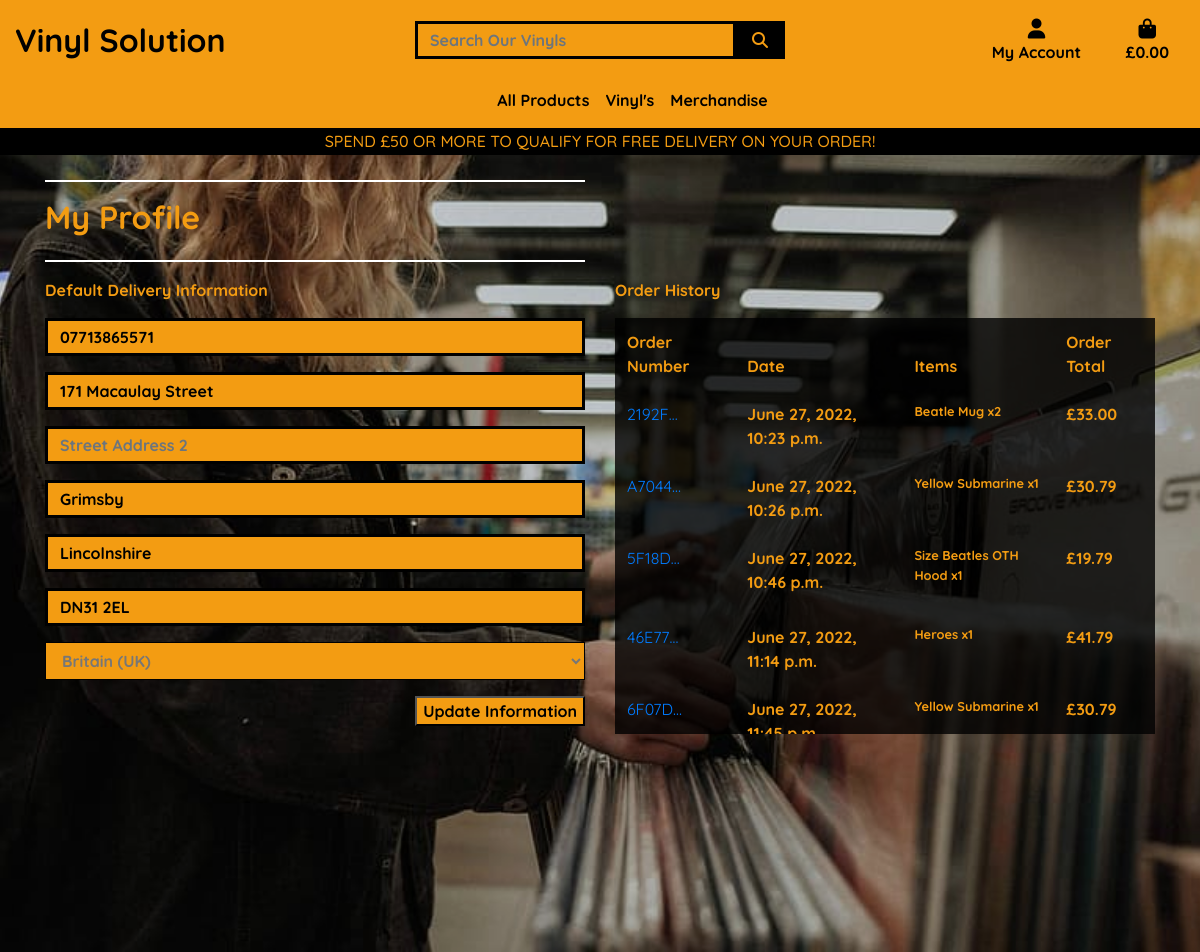
Screenshot of /profile/ (signed in) with the database file from the repository.
### profiles/models.py (models this page shows, shortened)
class UserProfile(models.Model):
    user = models.OneToOneField(User, on_delete=models.CASCADE)
    default_phone_number = models.CharField(max_length=20, null=True, blank=True)
    default_street_address1 = models.CharField(max_length=80, null=True, blank=True)
    default_street_address2 = models.CharField(max_length=80, null=True, blank=True)
    default_town_or_city = models.CharField(max_length=40, null=True, blank=True)
    default_county = models.CharField(max_length=80, null=True, blank=True)
    default_postcode = models.CharField(max_length=20, null=True, blank=True)
    default_country = CountryField(blank_label='Country', null=True, blank=True)

### checkout/models.py (models this page shows, shortened)
class Order(models.Model):
    order_number = models.CharField(max_length=32, null=False, editable=False)
    user_profile = models.ForeignKey(UserProfile, on_delete=models.SET_NULL,
                                     null=True, blank=True, related_name='orders')
    full_name = models.CharField(max_length=50, null=False, blank=False)
    email = models.EmailField(max_length=254, null=False, blank=False)
    phone_number = models.CharField(max_length=20, null=False, blank=False)
    country = CountryField(blank_label='Country *', null=False, blank=False)
    postcode = models.CharField(max_length=20, null=True, blank=True)
    town_or_city = models.CharField(max_length=40, null=False, blank=False)
    street_address1 = models.CharField(max_length=80, null=False, blank=False)
    street_address2 = models.CharField(max_length=80, null=True, blank=True)
    county = models.CharField(max_length=80, null=True, blank=True)
    date = models.DateTimeField(auto_now_add=True)
    delivery_cost = models.DecimalField(max_digits=6, decimal_places=2, null=False, default=0)
    order_total = models.DecimalField(max_digits=10, decimal_places=2, null=False, default=0)
    grand_total = models.DecimalField(max_digits=10, decimal_places=2, null=False, default=0)
    original_bag = models.TextField(null=False, blank=False, default='')
    stripe_pid = models.CharField(max_length=254, null=False, blank=False, default='')

class OrderLineItem(models.Model):
    order = models.ForeignKey(Order, null=False, blank=False,
                              on_delete=models.CASCADE, related_name='lineitems')
    product = models.ForeignKey(Product, null=False, blank=False,
                                on_delete=models.CASCADE)
    product_size = models.CharField(max_length=3, null=True, blank=True)
    quantity = models.IntegerField(null=False, blank=False, default=0)
    lineitem_total = models.DecimalField(max_digits=6, decimal_places=2,
                                         null=False, blank=False, editable=False)

### products/models.py (models this page shows, shortened)
class Product(models.Model):
    category = models.ForeignKey('Category', null=True, blank=True, on_delete=models.SET_NULL)
    sku = models.CharField(max_length=255, null=True, blank=True)
    name = models.CharField(max_length=255)
    description = models.TextField()
    has_sizes = models.BooleanField(default=False, null=True, blank=True)
    price = models.DecimalField(max_digits=6, decimal_places=2)
    image_url = models.URLField(max_length=1024, null=True, blank=True)
    image = models.ImageField(null=True, blank=True)

### profiles/views.py (the view)
# urls.py: path('', views.profile, name='profile'),
def profile(request):
    profile = get_object_or_404(UserProfile, user=request.user)
    if request.method == 'POST':
        form = UserProfileForm(request.POST, instance=profile)
        if form.is_valid():
            form.save()
            messages.success(request, 'Profile updated successfully')
    form = UserProfileForm(instance=profile)
    orders = profile.orders.all()
    template = 'profiles/profile.html'
    context = {
        'form': form,
        'orders': orders,
        'on_profile_page': True
    }
    return render(request, template, context)

### profiles/forms.py
class UserProfileForm(forms.ModelForm):
    class Meta:
        model = UserProfile
        exclude = ('user',)
    def __init__(self, *args, **kwargs):
        super().__init__(*args, **kwargs)
        placeholders = {
            'default_phone_number': 'Phone Number',
            'default_country': 'Country',
            'default_postcode': 'Postal Code',
            'default_town_or_city': 'Town or City',
            'default_street_address1': 'Street Address 1',
            'default_street_address2': 'Street Address 2',
            'default_county': 'County',
        }
        self.fields['default_phone_number'].widget.attrs['autofocus'] = True
        for field in self.fields:
            if field != 'default_country':
                if self.fields[field].required:
                    placeholder = f'{placeholders[field]} *'
                else:
                    placeholder = placeholders[field]
                self.fields[field].widget.attrs['placeholder'] = placeholder
            self.fields[field].widget.attrs['class'] = 'border-black rounded-0 profile-form-input'
            self.fields[field].label = False

### bag/contexts.py (called while the page is built, shortened)
def bag_contents(request):
    bag_items = []
    total = 0
    product_count = 0
    bag = request.session.get('bag', {})
    if total < settings.FREE_DELIVERY_THRESHOLD:
        delivery = total * Decimal(settings.STANDARD_DELIVERY_PERCENTAGE / 100)
        free_delivery_delta = settings.FREE_DELIVERY_THRESHOLD - total
    else:
        delivery = 0
        free_delivery_delta = 0
    grand_total = delivery + total
    context = {
        'bag_items': bag_items,
        'total': total,
        'product_count': product_count,
        'delivery': delivery,
        'free_delivery_delta': free_delivery_delta,
        'free_delivery_threshold': settings.FREE_DELIVERY_THRESHOLD,
        'grand_total': grand_total,
    }
    return context

### profiles/templates/profiles/profile.html (shortened to what this page needs)
{% extends "base.html" %}
{% load static %}
{% block extra_css %}
    <link rel="stylesheet" href="{% static 'profiles/css/profile.css' %}">
{% endblock %}
{% block page_header %}
    <div class="container header-container">
    </div>
{% endblock %}
{% block content %}
    <div class="overlay"></div>
    <div class="container">
        <div class="row">
            <div class="col-12 col-lg-6">
                <hr class="break">
                <h2 class="profile-header mb-4">My Profile</h2>
                <hr class="break">
            </div>
        </div>
        <div class="row">
            <div class="col-12 col-lg-6">
                <p class="payment-text font-weight-bold">Default Delivery Information</p>
                <form class="mt-3 font-weight-bold" method="POST" action="{% url 'profile' %}" id="profile-update-form">
                    {{ form|crispy }}
                    <button class="profile-button rounded-0 float-right font-weight-bold">Update Information</button>
                </form>
            </div>
            <div class="col-12 col-lg-6 payemnt-info">
                <p class="payment-text font-weight-bold">Order History</p>
                <div class="order-history table-responsive">
                    <table class="table tabe-sm table-borderless">
                        <thead>
                            <tr>
                                <th class="payment-text">Order Number</th>
                                <th class="payment-text">Date</th>
                                <th class="payment-text">Items</th>
                                <th class="payment-text">Order Total</th>
                            </tr>
                        </thead>
                        <tbody>
                            {% for order in orders %}
                            <tr>
                                <td>
                                    <a href="{% url 'order_history' order.order_number %}"
                                    title="{{ order.order_number }}">
                                        {{ order.order_number|truncatechars:6 }}</a>
                                </td>
                                <td class="payment-text">{{ order.date }}</td>
                                <td>
                                    <ul class="list-unstyled">
                                        {% for item in order.lineitems.all %}
                                        <li class="small payment-text">
                                            {% if item.product.has_sizes %}
                                                Size {{ item.product.size|upper }}
                                            {% endif %}{{ item.product.name}} x{{ item.quantity}}
                                        </li>
                                        {% endfor %}
                                    </ul>
                                </td>
                                <td class="payment-text">£{{ order.grand_total }}</td>
                            </tr>
                            {% endfor %}
                        </tbody>
                    </table>
                </div>
            </div>
        </div>
{% endblock %}

### static/css/base.css (style rules this page uses)
html { height: 100%; }
body { background: url(/media/homepage-img.jpg) no-repeat center center fixed; background-size: cover; height: calc(100vh - 164px); color: #F39C12; font-family: 'Quicksand'; }
.break { border: 1px solid white; }
input.form-control, input.form-control:focus { background-color: #F39C12; color: black; font-weight: bold; border: 3px solid black !important; }
.overlay { height: 100%; width: 100%; top: 0; left: 0; position: fixed; background: rgba(0, 0, 0, 0.1); z-index: -1; }
::placeholder { color: #000000; font-weight: bolder; }
.border-black { border: 1px solid black !important; }
@media (min-width: 992px) { .header-container { padding-top: 164px; } }

### profiles/static/profiles/css/profile.css (style rules this page uses)
.order-history { max-height: 416px; overflow-y: auto; color: #F39C12; background-color: rgba(0, 0, 0, 0.8); }
.profile-header { color: #F39C12; font-weight: bold; }
#id_default_country, #id_default_country option:not(:first-child) { background-color: #F39C12; color: #777; border-color: #000000; font-weight: bold; }
.profile-button { color: #000000; background-color: #F39C12; }
.payment-text { color: #F39C12; font-weight: bold; }

### rows the page displays
UserProfile: default_phone_number "07713865571", default_street_address1 "171 Macaulay Street", default_town_or_city "Grimsby", default_county "Lincolnshire", default_postcode "DN31 2EL", default_country "Britain (UK)"
Order: order_number "2192F…", date "June 27, 2022, 10:23 p.m.", grand_total "33.00"
OrderLineItem: product.name "Beatle Mug", quantity "2"
Order: order_number "A7044…", date "June 27, 2022, 10:26 p.m.", grand_total "30.79"
OrderLineItem: product.name "Yellow Submarine", quantity "1"
Order: order_number "5F18D…", date "June 27, 2022, 10:46 p.m.", grand_total "19.79"
OrderLineItem: product.name "Beatles OTH Hood", quantity "1"
Order: order_number "46E77…", date "June 27, 2022, 11:14 p.m.", grand_total "41.79"
OrderLineItem: product.name "Heroes", quantity "1"
Order: order_number "6F07D…", date "June 27, 2022,…", grand_total "30.79"
OrderLineItem: product.name "Yellow Submarine", quantity "1"

### other values shown
{{ free_delivery_threshold }} "50"
